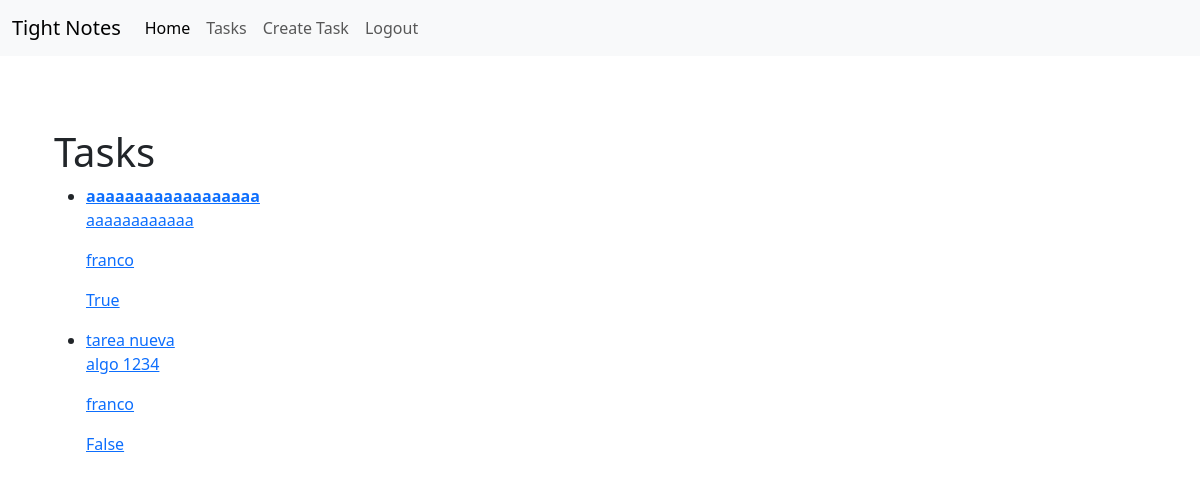
Page /tasks/ (signed in) on the earlier database version.
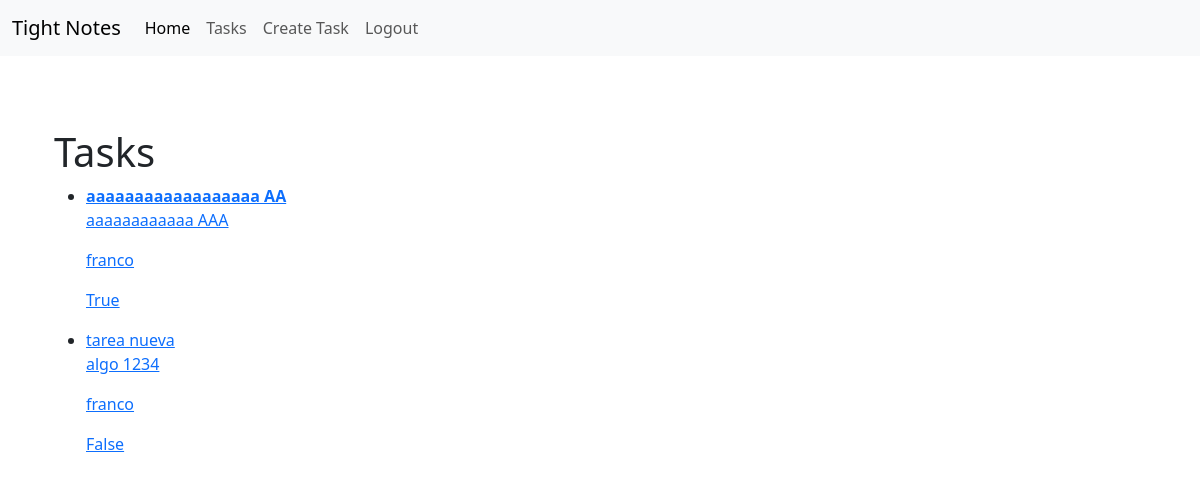
Same page on the later database version.
### tasks/models.py (models this page shows, shortened)
class Task(models.Model):
    title = models.CharField(max_length=120)
    description = models.TextField(blank=True)
    created = models.DateTimeField(auto_now_add=True)
    datecompleted= models.DateTimeField(null=True)
    important = models.BooleanField(default=False, blank=True)
    user = models.ForeignKey(User, on_delete=models.CASCADE)

### tasks/views.py (the view)
# urls.py: path("tasks/", views.tasks, name="tasks"),
def tasks(request):
    tasks = Task.objects.filter(user=request.user, datecompleted__isnull=True)
    return render(request, "tasks.html", {
        'tasks': tasks,
    })

### tasks/templates/tasks.html
{% extends 'layout.html' %}
{% block content %}
<h1>Tasks</h1>
<ul>
    {% for task in tasks %}
    <li>
        <a href="{% url 'task_detail' task.id %}">
            {% if task.important %}
            <strong>
                {{task.title}}
            </strong>
            {% else %}
            {{task.title}}
            {% endif %}
            <p>{{task.description}}</p>
            <p>{{task.user.username}}</p>
            <p>{{task.important}}</p>
        </a>
    </li>
    {% endfor %}
</ul>
{% endblock %}

Differences in the rows shown:
changed Task "True": title "aaaaaaaaaaaaaaaaaa" → "aaaaaaaaaaaaaaaaaa AA"; description "aaaaaaaaaaaa" → "aaaaaaaaaaaa AAA"
